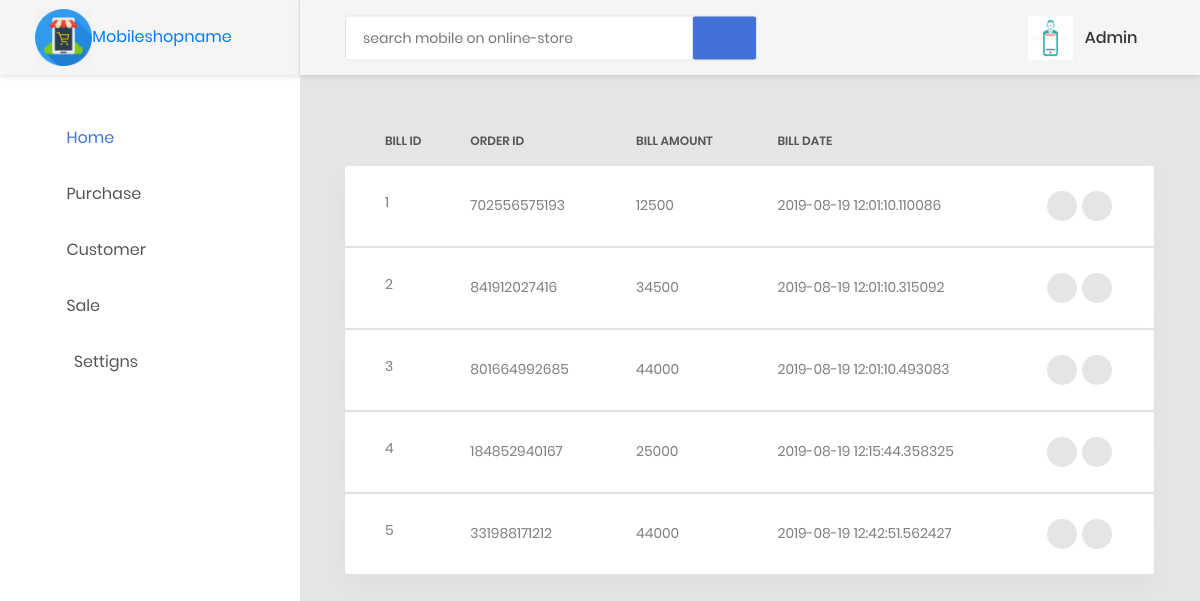
Page /viewbills (signed in) on the earlier database version.
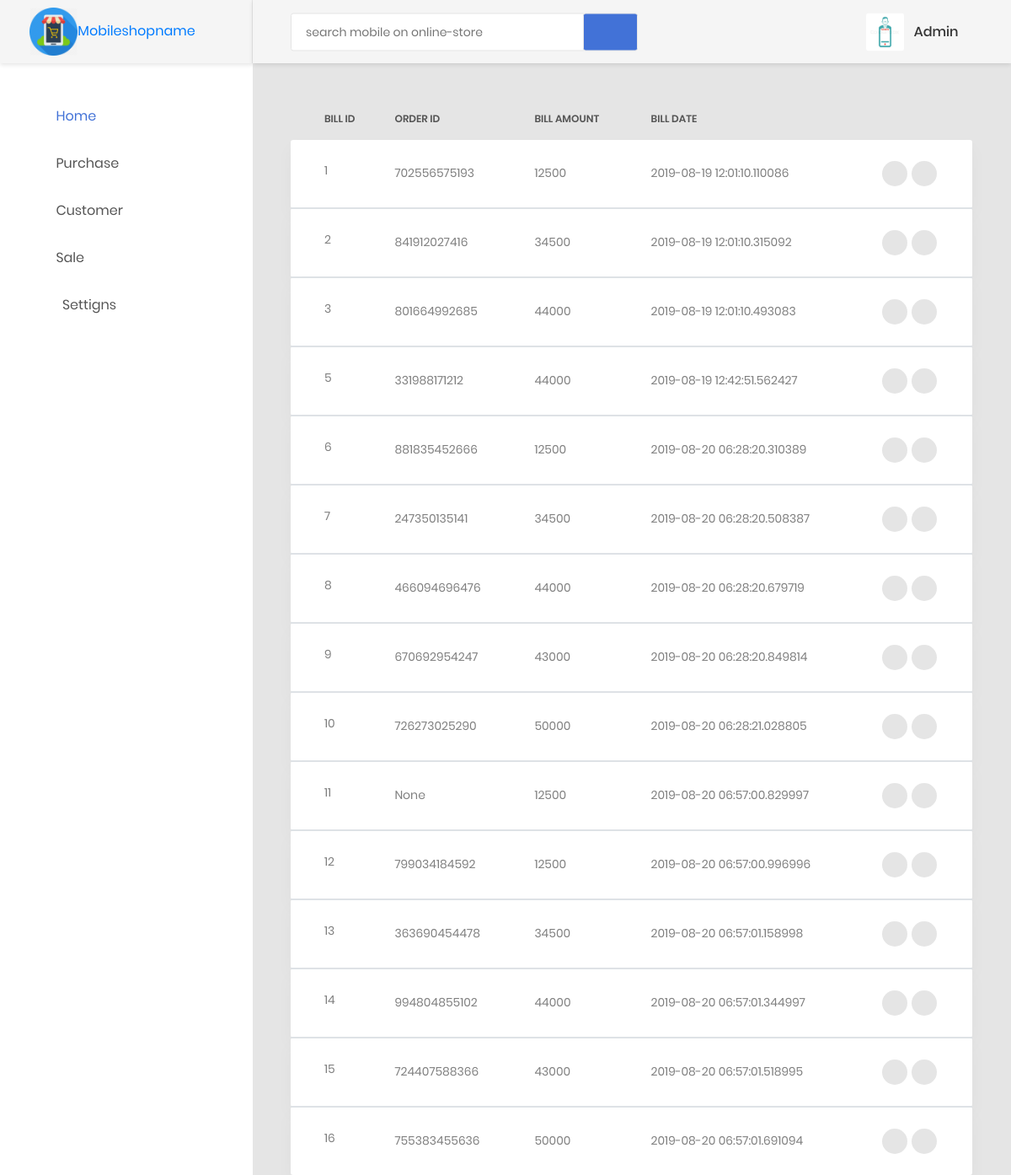
Same page on the later database version.
### models/create_models.py (models this page shows, shortened)
class Bill(db.Model):
    __tablename__='bills'
    id = db.Column(db.Integer,primary_key=True)
    o_id = db.Column(db.Integer(), db.ForeignKey('sales_items.id', ondelete='CASCADE'))
    bill_amount = db.Column(db.String(255), nullable=False)
    bill_barcode = db.Column(db.LargeBinary)
    bill_date = db.Column(db.DateTime, nullable=False, default=datetime.utcnow)
    sales = db.relationship("SalesItems", backref="bills")

### orders/orders.py (the view)
@order.route('/viewbills')
def viewbills():
    bills = Bill.query.all()
    return render_template('static priya mobile/orders/viewbills.html',bills=bills)

### customers/customers.py (called while the page is built)
@customer.before_app_request
def load_logged_in_user():
    user_id = session.get('user_id')
    if user_id is None:
        g.user = None
    else:
        g.user = User.query.filter_by(id=user_id).first()

### users/adduser.py (called while the page is built)
@auth.before_app_request
def load_logged_in_user():
    user_id = session.get('user_id')
    if user_id is None:
        g.user = None
    else:
        g.user = User.query.filter_by(id=user_id).first()

### templates/static priya mobile/orders/viewbills.html (shortened to what this page needs)
{% extends 'static priya mobile/base1.html' %}
{% block content %}
{% if g.user %}
                        <div class="row">
                            <div class="col-md-12">
                                <div class="table-responsive table-responsive-data2">
                                    <table class="table table-data2" id="myTable">
                                        <thead>
                                            <tr>
                                                <th>Bill ID</th>
                                                <th>Order ID</th>
                                                <th>Bill Amount</th>
                                                <th>Bill Date</th>
                                            </tr>
                                        </thead>
                                        {% for bill in bills %}
                                        <tbody>
                                            <tr class="tr-shadow">
                                                <td>
                                                    {{ bill.id }}
                                                </td>
                                                <td>
                                                    {{ bill.o_id }}
                                                </td>
                                                <td>
                                                    {{ bill.bill_amount }}
                                                </td>
                                                <td>
                                                    {{ bill.bill_date }}
                                                </td>
                                                <td>
                                                    <div class="table-data-feature">
                                                        <button class="item" data-toggle="tooltip" data-placement="top" title="More">
                                                            <i class="zmdi zmdi-more"></i>
                                                        </button>
                                                        <a href="{{ url_for('order.deletebills' , id=bill.id) }}"><button class="item" data-toggle="tooltip" data-placement="top" title="Delete">
                                                            <i class="zmdi zmdi-delete"></i>
                                                        </button></a>&nbsp;&nbsp;
                                                    </div>
                                                </td>
                                            </tr>
                                        </tbody>
                                        {% endfor %}
                                    </table>
                                </div>
 {% endif %}
          {% endblock %}

Differences in the rows shown:
removed Bill: id "4", o_id "184852940167", bill_amount "25000", bill_date "2019-08-19 12:15:44.358325"
added Bill: id "6", o_id "881835452666", bill_amount "12500", bill_date "2019-08-20 06:28:20.310389"
added Bill: id "7", o_id "247350135141", bill_amount "34500", bill_date "2019-08-20 06:28:20.508387"
added Bill: id "8", o_id "466094696476", bill_amount "44000", bill_date "2019-08-20 06:28:20.679719"
added Bill: id "9", o_id "670692954247", bill_amount "43000", bill_date "2019-08-20 06:28:20.849814"
added Bill: id "10", o_id "726273025290", bill_amount "50000", bill_date "2019-08-20 06:28:21.028805"
added Bill: id "11", o_id "None", bill_amount "12500", bill_date "2019-08-20 06:57:00.829997"
added Bill: id "12", o_id "799034184592", bill_amount "12500", bill_date "2019-08-20 06:57:00.996996"
added Bill: id "13", o_id "363690454478", bill_amount "34500", bill_date "2019-08-20 06:57:01.158998"
added Bill: id "14", o_id "994804855102", bill_amount "44000", bill_date "2019-08-20 06:57:01.344997"
added Bill: id "15", o_id "724407588366", bill_amount "43000", bill_date "2019-08-20 06:57:01.518995"
added Bill: id "16", o_id "755383455636", bill_amount "50000", bill_date "2019-08-20 06:57:01.691094"
